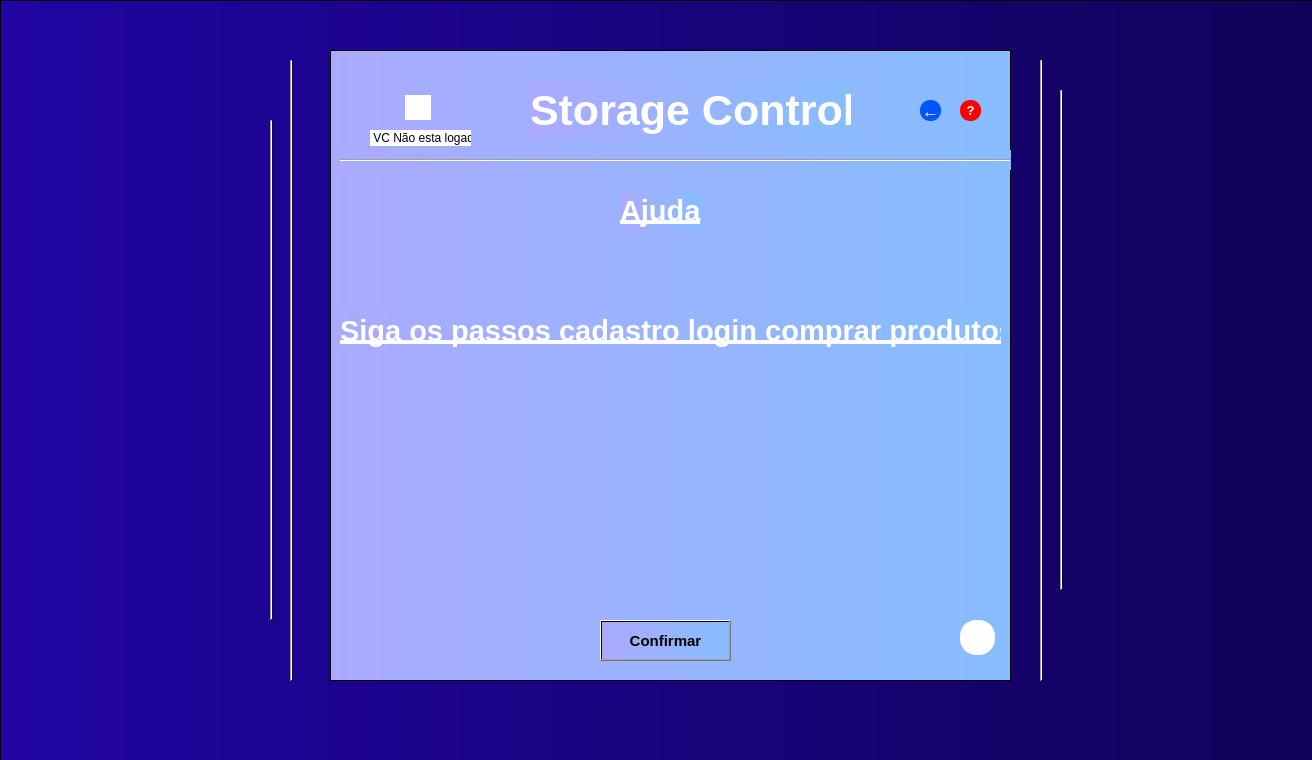
<?xml version="1.0" encoding="UTF-8"?>
<ui version="4.0">
 <class>MainWindow</class>
 <widget class="QMainWindow" name="MainWindow">
  <property name="geometry">
   <rect>
    <x>0</x>
    <y>0</y>
    <width>1312</width>
    <height>760</height>
   </rect>
  </property>
  <property name="windowTitle">
   <string>MainWindow</string>
  </property>
  <widget class="QWidget" name="centralwidget">
   <property name="minimumSize">
    <size>
     <width>1280</width>
     <height>720</height>
    </size>
   </property>
   <property name="maximumSize">
    <size>
     <width>1980</width>
     <height>1080</height>
    </size>
   </property>
   <widget class="QFrame" name="frame">
    <property name="geometry">
     <rect>
      <x>0</x>
      <y>0</y>
      <width>1331</width>
      <height>761</height>
     </rect>
    </property>
    <property name="minimumSize">
     <size>
      <width>1280</width>
      <height>720</height>
     </size>
    </property>
    <property name="maximumSize">
     <size>
      <width>1920</width>
      <height>1080</height>
     </size>
    </property>
    <property name="layoutDirection">
     <enum>Qt::LeftToRight</enum>
    </property>
    <property name="autoFillBackground">
     <bool>false</bool>
    </property>
    <property name="styleSheet">
     <string notr="true">background-color: qlineargradient(spread:pad, x1:0, y1:0, x2:1, y2:0, stop:0 rgb(33, 4, 163), stop:1 rgb(17, 2, 87));

</string>
    </property>
    <property name="frameShape">
     <enum>QFrame::StyledPanel</enum>
    </property>
    <property name="frameShadow">
     <enum>QFrame::Raised</enum>
    </property>
    <widget class="Line" name="line_2">
     <property name="geometry">
      <rect>
       <x>290</x>
       <y>60</y>
       <width>3</width>
       <height>621</height>
      </rect>
     </property>
     <property name="orientation">
      <enum>Qt::Vertical</enum>
     </property>
    </widget>
    <widget class="Line" name="line_3">
     <property name="geometry">
      <rect>
       <x>1040</x>
       <y>60</y>
       <width>3</width>
       <height>621</height>
      </rect>
     </property>
     <property name="orientation">
      <enum>Qt::Vertical</enum>
     </property>
    </widget>
    <widget class="Line" name="line_4">
     <property name="geometry">
      <rect>
       <x>270</x>
       <y>120</y>
       <width>3</width>
       <height>500</height>
      </rect>
     </property>
     <property name="orientation">
      <enum>Qt::Vertical</enum>
     </property>
    </widget>
    <widget class="Line" name="line_5">
     <property name="enabled">
      <bool>true</bool>
     </property>
     <property name="geometry">
      <rect>
       <x>1060</x>
       <y>90</y>
       <width>3</width>
       <height>500</height>
      </rect>
     </property>
     <property name="orientation">
      <enum>Qt::Vertical</enum>
     </property>
    </widget>
    <widget class="QFrame" name="frame_3">
     <property name="geometry">
      <rect>
       <x>330</x>
       <y>50</y>
       <width>681</width>
       <height>631</height>
      </rect>
     </property>
     <property name="font">
      <font>
       <weight>75</weight>
       <bold>true</bold>
      </font>
     </property>
     <property name="focusPolicy">
      <enum>Qt::ClickFocus</enum>
     </property>
     <property name="styleSheet">
      <string notr="true">background-color: qlineargradient(spread:pad, x1:0, y1:0, x2:1, y2:0, stop:1 rgb(135, 189, 255), stop: 0  rgb(170, 170, 255));







</string>
     </property>
     <property name="frameShape">
      <enum>QFrame::StyledPanel</enum>
     </property>
     <property name="frameShadow">
      <enum>QFrame::Raised</enum>
     </property>
     <widget class="QPushButton" name="pushButton_4">
      <property name="geometry">
       <rect>
        <x>630</x>
        <y>50</y>
        <width>21</width>
        <height>21</height>
       </rect>
      </property>
      <property name="font">
       <font>
        <pointsize>10</pointsize>
        <weight>75</weight>
        <bold>true</bold>
       </font>
      </property>
      <property name="cursor">
       <cursorShape>PointingHandCursor</cursorShape>
      </property>
      <property name="mouseTracking">
       <bool>true</bool>
      </property>
      <property name="tabletTracking">
       <bool>true</bool>
      </property>
      <property name="focusPolicy">
       <enum>Qt::WheelFocus</enum>
      </property>
      <property name="styleSheet">
       <string notr="true">QPushButton{
	background-color: rgb(255, 0, 0);
	background-position:center;
	color:rgb(255, 255, 255);
	border-radius: 10px;
}
</string>
      </property>
      <property name="text">
       <string>?</string>
      </property>
      <property name="iconSize">
       <size>
        <width>5</width>
        <height>5</height>
       </size>
      </property>
      <property name="checkable">
       <bool>false</bool>
      </property>
     </widget>
     <widget class="QPushButton" name="pushButton_6">
      <property name="geometry">
       <rect>
        <x>75</x>
        <y>45</y>
        <width>26</width>
        <height>25</height>
       </rect>
      </property>
      <property name="cursor">
       <cursorShape>PointingHandCursor</cursorShape>
      </property>
      <property name="focusPolicy">
       <enum>Qt::WheelFocus</enum>
      </property>
      <property name="styleSheet">
       <string notr="true">QPushButton{
	background-color: rgb(255, 255, 255);
	border: 1px solid rgb(255, 255, 255);
	background-image: url(:/Icons/imagens/profile-user.png);
	border-radius:25px;
}</string>
      </property>
      <property name="text">
       <string/>
      </property>
     </widget>
     <widget class="Line" name="line_6">
      <property name="geometry">
       <rect>
        <x>10</x>
        <y>100</y>
        <width>671</width>
        <height>20</height>
       </rect>
      </property>
      <property name="orientation">
       <enum>Qt::Horizontal</enum>
      </property>
     </widget>
     <widget class="QLabel" name="label_7">
      <property name="geometry">
       <rect>
        <x>200</x>
        <y>30</y>
        <width>321</width>
        <height>61</height>
       </rect>
      </property>
      <property name="font">
       <font>
        <family>Segoe UI</family>
        <pointsize>32</pointsize>
        <weight>75</weight>
        <bold>true</bold>
        <underline>false</underline>
        <strikeout>false</strikeout>
        <stylestrategy>PreferDefault</stylestrategy>
        <kerning>true</kerning>
       </font>
      </property>
      <property name="styleSheet">
       <string notr="true">color:rgb(255, 255, 255);
</string>
      </property>
      <property name="text">
       <string>Storage Control </string>
      </property>
     </widget>
     <widget class="QLabel" name="label_9">
      <property name="geometry">
       <rect>
        <x>40</x>
        <y>80</y>
        <width>101</width>
        <height>16</height>
       </rect>
      </property>
      <property name="styleSheet">
       <string notr="true">background-color: rgb(255, 255, 255);</string>
      </property>
      <property name="text">
       <string> VC Não esta logado</string>
      </property>
     </widget>
     <widget class="QPushButton" name="pushButton_7">
      <property name="geometry">
       <rect>
        <x>630</x>
        <y>570</y>
        <width>35</width>
        <height>35</height>
       </rect>
      </property>
      <property name="cursor">
       <cursorShape>PointingHandCursor</cursorShape>
      </property>
      <property name="styleSheet">
       <string notr="true">


QPushButton{
	background-color: rgb(255, 255, 255);
	border: 1px solid rgb(255, 255, 255);
	background-image: url(:/Icons/imagens/botton_engine.png);
	background-repeat: no-repeat;
	background-position: center;
	border-radius:16px;
}</string>
      </property>
      <property name="text">
       <string/>
      </property>
     </widget>
     <widget class="QLabel" name="label_10">
      <property name="geometry">
       <rect>
        <x>290</x>
        <y>140</y>
        <width>81</width>
        <height>41</height>
       </rect>
      </property>
      <property name="font">
       <font>
        <family>Segoe UI</family>
        <pointsize>22</pointsize>
        <weight>75</weight>
        <italic>false</italic>
        <bold>true</bold>
        <underline>true</underline>
       </font>
      </property>
      <property name="styleSheet">
       <string notr="true">color: rgb(255, 255, 255)</string>
      </property>
      <property name="text">
       <string>Ajuda</string>
      </property>
     </widget>
     <widget class="QPushButton" name="pushButton_8">
      <property name="geometry">
       <rect>
        <x>270</x>
        <y>570</y>
        <width>131</width>
        <height>41</height>
       </rect>
      </property>
      <property name="font">
       <font>
        <pointsize>11</pointsize>
        <weight>75</weight>
        <bold>true</bold>
       </font>
      </property>
      <property name="cursor">
       <cursorShape>PointingHandCursor</cursorShape>
      </property>
      <property name="mouseTracking">
       <bool>false</bool>
      </property>
      <property name="focusPolicy">
       <enum>Qt::ClickFocus</enum>
      </property>
      <property name="text">
       <string>Confirmar</string>
      </property>
     </widget>
     <widget class="QPushButton" name="pushButton_5">
      <property name="geometry">
       <rect>
        <x>590</x>
        <y>50</y>
        <width>21</width>
        <height>21</height>
       </rect>
      </property>
      <property name="font">
       <font>
        <pointsize>13</pointsize>
        <weight>75</weight>
        <bold>true</bold>
       </font>
      </property>
      <property name="cursor">
       <cursorShape>PointingHandCursor</cursorShape>
      </property>
      <property name="mouseTracking">
       <bool>true</bool>
      </property>
      <property name="tabletTracking">
       <bool>true</bool>
      </property>
      <property name="focusPolicy">
       <enum>Qt::WheelFocus</enum>
      </property>
      <property name="styleSheet">
       <string notr="true">QPushButton{
	background-color: rgb(0, 85, 255);
	background-position:center;
	color:rgb(255, 255, 255);
	border-radius: 10px;
}
</string>
      </property>
      <property name="text">
       <string>←</string>
      </property>
      <property name="iconSize">
       <size>
        <width>5</width>
        <height>5</height>
       </size>
      </property>
      <property name="checkable">
       <bool>false</bool>
      </property>
     </widget>
     <widget class="QLabel" name="label_11">
      <property name="geometry">
       <rect>
        <x>10</x>
        <y>260</y>
        <width>661</width>
        <height>41</height>
       </rect>
      </property>
      <property name="font">
       <font>
        <family>Segoe UI</family>
        <pointsize>22</pointsize>
        <weight>75</weight>
        <italic>false</italic>
        <bold>true</bold>
        <underline>true</underline>
       </font>
      </property>
      <property name="styleSheet">
       <string notr="true">color: rgb(255, 255, 255)</string>
      </property>
      <property name="text">
       <string>Siga os passos cadastro login comprar produtos</string>
      </property>
     </widget>
    </widget>
   </widget>
  </widget>
 </widget>
 <resources>
  <include location="file_rc.qrc"/>
 </resources>
 <connections/>
</ui>
